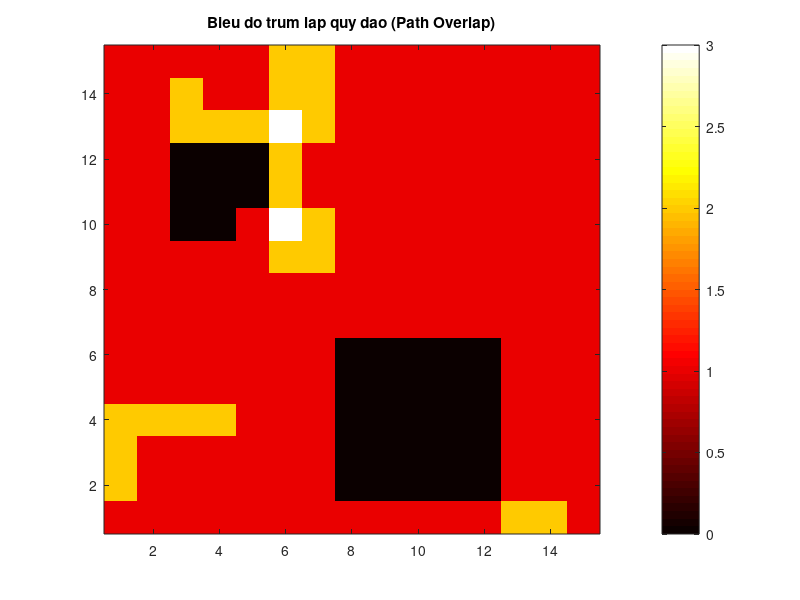

This figure's MATLAB source:
% 1. Doc du lieu tu file CSV vua upload
data = csvread('heatmap_data.csv');

% 2. Su dung toan bo ban do 15x15 (Khong can cat vien nua)
room_data = data;

% 3. Ve bieu do nhiet 
figure;
imagesc(room_data);

% 4. Lat truc Y lai cho dung he toa do thuc te
set(gca, 'YDir', 'normal');

% 5. Doi tong mau sang cam/do/vang de de nhin
colormap(hot);
colorbar; 

% 6. Them tieu de (Khong dau de tranh loi font tren ban 2016a)
title('Bieu do trum lap quy dao (Path Overlap)');
